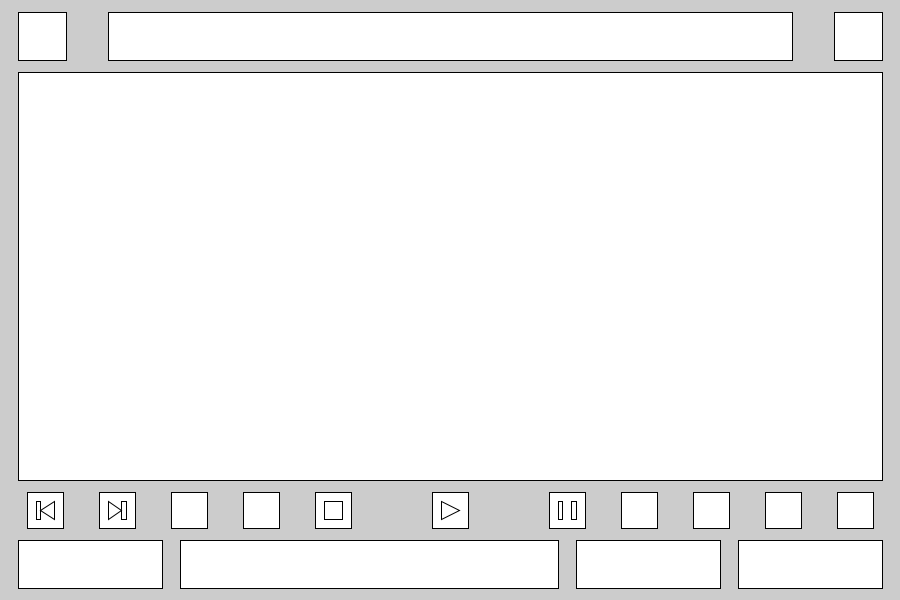
Frame 1 (no input)
Frame 60 (the mouse pressed at the canvas centre just before this capture): identical to frame 1, image omitted
Frame 120 (the mouse held since frame 60 and released just before this capture): identical to frame 1, image omitted

The Processing sketch that drew this single still picture (run headless with seeded random() and noise(); from frame 60 on, the mouse is pressed at the canvas centre):

// Processing sketch: Lesson03
// ── Lesson03.pde
// Library


// Global Variable
int appWidth, appHeight;

float logoX, logoY, logoWidth, logoHeight;
float logoBoxX, logoBoxY, logoBoxWidth, logoBoxHeight;

float titleX, titleY, titleWidth, titleHeight;
float imageX, imageY, imageWidth, imageHeight;

float playButtonX, playButtonY, playButtonWidth, playButtonHeight;
float playButtonLogoBoxX, playButtonLogoBoxY, playButtonLogoBoxWidth, playButtonLogoBoxHeight;
float playButtonLogoTringleX1, playButtonLogoTringleY1, playButtonLogoTringleX2, playButtonLogoTringleY2, playButtonLogoTringleX3, playButtonLogoTringleY3;

float pauseButtonX, pauseButtonY, pauseButtonWidth, pauseButtonHeight;
float pauseButtonLogoBoxX, pauseButtonLogoBoxY, pauseButtonLogoBoxWidth, pauseButtonLogoBoxHeight;
float pauseButtonLogoBoxShape1X, pauseButtonLogoBoxShape1Y, pauseButtonLogoBoxShape1Width, pauseButtonLogoBoxShape1Height;
float pauseButtonLogoBoxShape2X, pauseButtonLogoBoxShape2Y, pauseButtonLogoBoxShape2Width, pauseButtonLogoBoxShape2Height;

float stopButtonX, stopButtonY, stopButtonWidth, stopButtonHeight;
float stopButtonLogoBoxX, stopButtonLogoBoxY, stopButtonLogoBoxWidth, stopButtonLogoBoxHeight;
float stopButtonLogoBoxShapeX, stopButtonLogoBoxShapeY, stopButtonLogoBoxShapeWidth, stopButtonLogoBoxShapeHeight;

float loopOnceButtonX, loopOnceButtonY, loopOnceButtonWidth, loopOnceButtonHeight;
float loopOnceButtonLogoBoxX, loopOnceButtonLogoBoxY, loopOnceButtonLogoBoxWidth, loopOnceButtonLogoBoxHeight;

float loopInfiniteButtonX, loopInfiniteButtonY, loopInfiniteButtonWidth, loopInfiniteButtonHeight;
float loopInfiniteButtonLogoBoxX, loopInfiniteButtonLogoBoxY, loopInfiniteButtonLogoBoxWidth, loopInfiniteButtonLogoBoxHeight;

float fastForwardButtonX, fastForwardButtonY, fastForwardButtonWidth, fastForwardButtonHeight;
float fastForwardButtonLogoBoxX, fastForwardButtonLogoBoxY, fastForwardButtonLogoBoxWidth, fastForwardButtonLogoBoxHeight;
float fastForwardButtonTringle1X1, fastForwardButtonTringle1Y1, fastForwardButtonTringle1X2, fastForwardButtonTringle1Y2, fastForwardButtonTringle1X3, fastForwardButtonTringle1Y3;
float fastForwardButtonTringle2X1, fastForwardButtonTringle2Y1, fastForwardButtonTringle2X2, fastForwardButtonTringle2Y2, fastForwardButtonTringle2X3, fastForwardButtonTringle2Y3;

float fastRewindButtonX, fastRewindButtonY, fastRewindButtonWidth, fastRewindButtonHeight;
float fastRewindButtonLogoBoxX, fastRewindButtonLogoBoxY, fastRewindButtonLogoBoxWidth, fastRewindButtonLogoBoxHeight;

float muteButtonX, muteButtonY, muteButtonWidth, muteButtonHeight;
float muteButtonLogoBoxX, muteButtonLogoBoxY, muteButtonLogoBoxWidth, muteButtonLogoBoxHeight;

float nextButtonX, nextButtonY, nextButtonWidth, nextButtonHeight;
float nextButtonLogoBoxX, nextButtonLogoBoxY, nextButtonLogoBoxWidth, nextButtonLogoBoxHeight;
float nextButtonLogoBoxShapeX, nextButtonLogoBoxShapeY, nextButtonLogoBoxShapeWidth, nextButtonLogoBoxShapeHeight;
float nextButtonLogoTringleX1, nextButtonLogoTringleY1, nextButtonLogoTringleX2, nextButtonLogoTringleY2, nextButtonLogoTringleX3, nextButtonLogoTringleY3;

float previousButtonX, previousButtonY, previousButtonWidth, previousButtonHeight;
float previousButtonLogoBoxX, previousButtonLogoBoxY, previousButtonLogoBoxWidth, previousButtonLogoBoxHeight;
float previousButtonLogoBoxShapeX, previousButtonLogoBoxShapeY, previousButtonLogoBoxShapeWidth, previousButtonLogoBoxShapeHeight;
float previousButtonLogoTringleX1, previousButtonLogoTringleY1, previousButtonLogoTringleX2, previousButtonLogoTringleY2, previousButtonLogoTringleX3, previousButtonLogoTringleY3;

float shuffleButtonX, shuffleButtonY, shuffleButtonWidth, shuffleButtonHeight;
float shuffleButtonLogoBoxX, shuffleButtonLogoBoxY, shuffleButtonLogoBoxWidth, shuffleButtonLogoBoxHeight;

float exitButtonX, exitButtonY, exitButtonWidth, exitButtonHeight;
float exitButtonLogoBoxX, exitButtonLogoBoxY, exitButtonLogoBoxWidth, exitButtonLogoBoxHeight;

float timeLineX, timeLineY, timeLineWidth, timeLineHeight;
float currentTimeX, currentTimeY, currentTimeWidth, currentTimeHeight;
float leftTimeX, leftTimeY, leftTimeWidth, leftTimeHeight;
float audioTimeX, audioTimeY, audioTimeWidth, audioTimeHeight;


void setup() {
  // Display
  //size(1280, 720);
  
  size(900, 600);
  appWidth = 900;
  appHeight = 600;
  surface.setAlwaysOnTop(true);

  // fullScreen();
  // appWidth = displayWidth;
  // appHeight = displayHeight;

  
  // Population
  // logo
  logoX = appWidth/50 * 1; 
  logoY = appHeight/50 * 1;
  logoWidth = appWidth/50 * 4;
  logoHeight = appHeight/50 * 4;
  // logoBox
  float logoBoxSmallerSide = (logoWidth < logoHeight) ? logoWidth : logoHeight;
  logoBoxX = logoX;
  logoBoxY = logoY + (logoHeight - logoBoxSmallerSide);
  logoBoxWidth = logoBoxSmallerSide;
  logoBoxHeight = logoBoxSmallerSide;

  // title
  titleX = appWidth/50 * 6;
  titleY = appHeight/50 * 1;
  titleWidth = appWidth/50 * 38;
  titleHeight = appHeight/50 * 4;

  // image
  imageX = appWidth/50 * 1;
  imageY = appHeight/50 * 6;
  imageWidth = appWidth/50 * 48;
  imageHeight = appHeight/50 * 34;

  // playButton
  playButtonX = appWidth/50 * 21;
  playButtonY = appHeight/50 * 41;
  playButtonWidth = appWidth/50 * 8;
  playButtonHeight = appHeight/50 * 3;
  // playButtonLogoBox
  float playButtonLogoBoxSamllerSide = (playButtonWidth < playButtonHeight) ? playButtonWidth : playButtonHeight;
  playButtonLogoBoxX = playButtonX + (playButtonWidth - playButtonLogoBoxSamllerSide) / 2;
  playButtonLogoBoxY = playButtonY + (playButtonHeight - playButtonLogoBoxSamllerSide) / 2;
  playButtonLogoBoxWidth = playButtonLogoBoxSamllerSide;
  playButtonLogoBoxHeight = playButtonLogoBoxSamllerSide;
  // playButtonLogoTringle
  playButtonLogoTringleX1 = (playButtonLogoBoxWidth/4 * 1) + playButtonLogoBoxX;
  playButtonLogoTringleY1 = (playButtonLogoBoxHeight/4 * 1) + playButtonLogoBoxY;
  playButtonLogoTringleX2 = (playButtonLogoBoxWidth/4 * 1) + playButtonLogoBoxX;
  playButtonLogoTringleY2 = (playButtonLogoBoxHeight/4 * 3) + playButtonLogoBoxY;
  playButtonLogoTringleX3 = (playButtonLogoBoxWidth/4 * 3) + playButtonLogoBoxX;
  playButtonLogoTringleY3 = (playButtonLogoBoxHeight/4 * 2) + playButtonLogoBoxY;

  // pauseButton
  pauseButtonX = appWidth/50 * 30;
  pauseButtonY = appHeight/50 * 41;
  pauseButtonWidth = appWidth/50 * 3;
  pauseButtonHeight = appHeight/50 * 3;
  // pauseButtonLogoBox
  float pauseButtonLogoBoxSmallerSide = (pauseButtonWidth < pauseButtonHeight) ? pauseButtonWidth : pauseButtonHeight;
  pauseButtonLogoBoxX = pauseButtonX + (pauseButtonWidth - pauseButtonLogoBoxSmallerSide) / 2;
  pauseButtonLogoBoxY = pauseButtonY + (pauseButtonHeight - pauseButtonLogoBoxSmallerSide) / 2;
  pauseButtonLogoBoxWidth = pauseButtonLogoBoxSmallerSide;
  pauseButtonLogoBoxHeight = pauseButtonLogoBoxSmallerSide;
  // pauseButtonLogoBoxShape1
  pauseButtonLogoBoxShape1X = (pauseButtonLogoBoxWidth/8 * 2) + pauseButtonLogoBoxX;
  pauseButtonLogoBoxShape1Y = (pauseButtonLogoBoxHeight/8 * 2) + pauseButtonLogoBoxY;
  pauseButtonLogoBoxShape1Width = (pauseButtonLogoBoxWidth/8 * 1);
  pauseButtonLogoBoxShape1Height = (pauseButtonLogoBoxHeight/8 * 4);
  // pauseButtonLogoBoxShape2
  pauseButtonLogoBoxShape2X = (pauseButtonLogoBoxWidth/8 * 5) + pauseButtonLogoBoxX;
  pauseButtonLogoBoxShape2Y = (pauseButtonLogoBoxHeight/8 * 2) + pauseButtonLogoBoxY;
  pauseButtonLogoBoxShape2Width = (pauseButtonLogoBoxWidth/8 * 1);
  pauseButtonLogoBoxShape2Height = (pauseButtonLogoBoxHeight/8 * 4);
  

  // stopButton
  stopButtonX = appWidth/50 * 17;
  stopButtonY = appHeight/50 * 41;
  stopButtonWidth = appWidth/50 * 3;
  stopButtonHeight = appHeight/50 * 3;
  // stopButtonLogoBox
  float stopButtonLogoBoxSmallerSide = (stopButtonWidth < stopButtonHeight) ? stopButtonWidth : stopButtonHeight;
  stopButtonLogoBoxX = stopButtonX + (stopButtonWidth - stopButtonLogoBoxSmallerSide) / 2;
  stopButtonLogoBoxY = stopButtonY + (stopButtonHeight - stopButtonLogoBoxSmallerSide) / 2;
  stopButtonLogoBoxWidth = stopButtonLogoBoxSmallerSide;
  stopButtonLogoBoxHeight = stopButtonLogoBoxSmallerSide;
  // stopButtonLogoBoxShape
  stopButtonLogoBoxShapeX = (stopButtonLogoBoxWidth/4 * 1) + stopButtonLogoBoxX;
  stopButtonLogoBoxShapeY = (stopButtonLogoBoxHeight/4 * 1) + stopButtonLogoBoxY;
  stopButtonLogoBoxShapeWidth = (stopButtonLogoBoxWidth/4 * 2);
  stopButtonLogoBoxShapeHeight = (stopButtonLogoBoxHeight/4 * 2);

  // loopOnceButton
  loopOnceButtonX = appWidth/50 * 34;
  loopOnceButtonY = appHeight/50 * 41;
  loopOnceButtonWidth = appWidth/50 * 3;
  loopOnceButtonHeight = appHeight/50 * 3;
  // loopOnceButtonLogoBox
  float loopOnceButtonLogoBoxSmallerSide = (loopOnceButtonWidth < loopOnceButtonHeight) ? loopOnceButtonWidth : loopOnceButtonHeight;
  loopOnceButtonLogoBoxX = loopOnceButtonX + (loopOnceButtonWidth - loopOnceButtonLogoBoxSmallerSide) / 2;
  loopOnceButtonLogoBoxY = loopOnceButtonY + (loopOnceButtonHeight - loopOnceButtonLogoBoxSmallerSide) / 2;
  loopOnceButtonLogoBoxWidth = loopOnceButtonLogoBoxSmallerSide;
  loopOnceButtonLogoBoxHeight = loopOnceButtonLogoBoxSmallerSide;

  // loopInfiniteButton (corrected typo)
  loopInfiniteButtonX = appWidth/50 * 38;
  loopInfiniteButtonY = appHeight/50 * 41;
  loopInfiniteButtonWidth = appWidth/50 * 3;
  loopInfiniteButtonHeight = appHeight/50 * 3;
  // loopInfiniteButtonLogoBox
  float loopInfiniteButtonLogoBoxSmallerSide = (loopInfiniteButtonWidth < loopInfiniteButtonHeight) ? loopInfiniteButtonWidth : loopInfiniteButtonHeight;
  loopInfiniteButtonLogoBoxX = loopInfiniteButtonX + (loopInfiniteButtonWidth - loopInfiniteButtonLogoBoxSmallerSide) / 2;
  loopInfiniteButtonLogoBoxY = loopInfiniteButtonY + (loopInfiniteButtonHeight - loopInfiniteButtonLogoBoxSmallerSide) / 2;
  loopInfiniteButtonLogoBoxWidth = loopInfiniteButtonLogoBoxSmallerSide;
  loopInfiniteButtonLogoBoxHeight = loopInfiniteButtonLogoBoxSmallerSide;

  // fastForwardButton
  fastForwardButtonX = appWidth/50 * 13;
  fastForwardButtonY = appHeight/50 * 41;
  fastForwardButtonWidth = appWidth/50 * 3;
  fastForwardButtonHeight = appHeight/50 * 3;
  // fastForwardButtonLogoBox
  float fastForwardButtonLogoBoxSmallerSide = (fastForwardButtonWidth < fastForwardButtonHeight) ? fastForwardButtonWidth : fastForwardButtonHeight;
  fastForwardButtonLogoBoxX = fastForwardButtonX + (fastForwardButtonWidth - fastForwardButtonLogoBoxSmallerSide) / 2;
  fastForwardButtonLogoBoxY = fastForwardButtonY + (fastForwardButtonHeight - fastForwardButtonLogoBoxSmallerSide) / 2;
  fastForwardButtonLogoBoxWidth = fastForwardButtonLogoBoxSmallerSide;
  fastForwardButtonLogoBoxHeight = fastForwardButtonLogoBoxSmallerSide;
  // fastForwardButtonTringle1
  fastForwardButtonTringle1X1 = (fastForwardButtonLogoBoxWidth/4 * 1) + fastForwardButtonLogoBoxX;
  fastForwardButtonTringle1Y1 = (fastForwardButtonLogoBoxHeight/4 * 1) + fastForwardButtonLogoBoxY;
  fastForwardButtonTringle1X2 = (fastForwardButtonLogoBoxWidth/4 * 1) + fastForwardButtonLogoBoxX;
  fastForwardButtonTringle1Y2 = (fastForwardButtonLogoBoxHeight/4 * 2) + fastForwardButtonLogoBoxY;
  fastForwardButtonTringle1X3 = (fastForwardButtonLogoBoxWidth/4 * 1) + fastForwardButtonLogoBoxX;
  fastForwardButtonTringle1Y3 = (fastForwardButtonLogoBoxHeight/4 * 3) + fastForwardButtonLogoBoxY;
  // fastForwardButtonTringle2
  fastForwardButtonTringle2X1 = (fastForwardButtonLogoBoxWidth/4 * 3) + fastForwardButtonLogoBoxX;
  fastForwardButtonTringle2Y1 = (fastForwardButtonLogoBoxHeight/4 * 1) + fastForwardButtonLogoBoxY;
  fastForwardButtonTringle2X2 = (fastForwardButtonLogoBoxWidth/4 * 3) + fastForwardButtonLogoBoxX;
  fastForwardButtonTringle2Y2 = (fastForwardButtonLogoBoxHeight/4 * 1) + fastForwardButtonLogoBoxY;
  fastForwardButtonTringle2X3 = (fastForwardButtonLogoBoxWidth/4 * 3) + fastForwardButtonLogoBoxX;
  fastForwardButtonTringle2Y3 = (fastForwardButtonLogoBoxHeight/4 * 2) + fastForwardButtonLogoBoxY;

  // fastRewindButton
  fastRewindButtonX = appWidth/50 * 9;
  fastRewindButtonY = appHeight/50 * 41;
  fastRewindButtonWidth = appWidth/50 * 3;
  fastRewindButtonHeight = appHeight/50 * 3;
  // fastRewindButtonLogoBox
  float fastRewindButtonLogoBoxSmallerSide = (fastRewindButtonWidth < fastRewindButtonHeight) ? fastRewindButtonWidth : fastRewindButtonHeight;
  fastRewindButtonLogoBoxX = fastRewindButtonX + (fastRewindButtonWidth - fastRewindButtonLogoBoxSmallerSide) / 2;
  fastRewindButtonLogoBoxY = fastRewindButtonY + (fastRewindButtonHeight - fastRewindButtonLogoBoxSmallerSide) / 2;
  fastRewindButtonLogoBoxWidth = fastRewindButtonLogoBoxSmallerSide;
  fastRewindButtonLogoBoxHeight = fastRewindButtonLogoBoxSmallerSide;

  // muteButton
  muteButtonX = appWidth/50 * 42;
  muteButtonY = appHeight/50 * 41;
  muteButtonWidth = appWidth/50 * 3;
  muteButtonHeight = appHeight/50 * 3;
  // muteButtonLogoBox
  float muteButtonLogoBoxSmallerSide = (muteButtonWidth < muteButtonHeight) ? muteButtonWidth : muteButtonHeight;
  muteButtonLogoBoxX = muteButtonX + (muteButtonWidth - muteButtonLogoBoxSmallerSide) / 2;
  muteButtonLogoBoxY = muteButtonY + (muteButtonHeight - muteButtonLogoBoxSmallerSide) / 2;
  muteButtonLogoBoxWidth = muteButtonLogoBoxSmallerSide;
  muteButtonLogoBoxHeight = muteButtonLogoBoxSmallerSide;

  // nextButton
  nextButtonX = appWidth/50 * 5;
  nextButtonY = appHeight/50 * 41;
  nextButtonWidth = appWidth/50 * 3;
  nextButtonHeight = appHeight/50 * 3;
  // nextButtonLogoBox
  float nextButtonLogoBoxSmallerSide = (nextButtonWidth < nextButtonHeight) ? nextButtonWidth : nextButtonHeight;
  nextButtonLogoBoxX = nextButtonX + (nextButtonWidth - nextButtonLogoBoxSmallerSide) / 2;
  nextButtonLogoBoxY = nextButtonY + (nextButtonHeight - nextButtonLogoBoxSmallerSide) / 2;
  nextButtonLogoBoxWidth = nextButtonLogoBoxSmallerSide;
  nextButtonLogoBoxHeight = nextButtonLogoBoxSmallerSide;
  // nextButtonLogoBoxShape
  nextButtonLogoBoxShapeX = (nextButtonLogoBoxWidth/8 * 5) + nextButtonLogoBoxX;
  nextButtonLogoBoxShapeY = (nextButtonLogoBoxHeight/8 * 2) + nextButtonLogoBoxY;
  nextButtonLogoBoxShapeWidth = (nextButtonLogoBoxWidth/8 * 1);
  nextButtonLogoBoxShapeHeight = (nextButtonLogoBoxHeight/8 * 4);
  // nextButtonLogoTringle
  nextButtonLogoTringleX1 = (nextButtonLogoBoxWidth/8 * 2) + nextButtonLogoBoxX;
  nextButtonLogoTringleY1 = (nextButtonLogoBoxHeight/8 * 2) + nextButtonLogoBoxY;
  nextButtonLogoTringleX2 = (nextButtonLogoBoxWidth/8 * 5) + nextButtonLogoBoxX;
  nextButtonLogoTringleY2 = (nextButtonLogoBoxHeight/8 * 4) + nextButtonLogoBoxY;
  nextButtonLogoTringleX3 = (nextButtonLogoBoxWidth/8 * 2) + nextButtonLogoBoxX;
  nextButtonLogoTringleY3 = (nextButtonLogoBoxHeight/8 * 6) + nextButtonLogoBoxY;

  // previousButton
  previousButtonX = appWidth/50 * 1;
  previousButtonY = appHeight/50 * 41;
  previousButtonWidth = appWidth/50 * 3;
  previousButtonHeight = appHeight/50 * 3;
  // previousButtonLogoBox
  float previousButtonLogoBoxSmallerSide = (previousButtonWidth < previousButtonHeight) ? previousButtonWidth : previousButtonHeight;
  previousButtonLogoBoxX = previousButtonX + (previousButtonWidth - previousButtonLogoBoxSmallerSide) / 2;
  previousButtonLogoBoxY = previousButtonY + (previousButtonHeight - previousButtonLogoBoxSmallerSide) / 2;
  previousButtonLogoBoxWidth = previousButtonLogoBoxSmallerSide;
  previousButtonLogoBoxHeight = previousButtonLogoBoxSmallerSide;
  // previousButtonLogoBoxShape
  previousButtonLogoBoxShapeX = (previousButtonLogoBoxWidth/8 * 2) + previousButtonLogoBoxX;
  previousButtonLogoBoxShapeY = (previousButtonLogoBoxHeight/8 * 2) + previousButtonLogoBoxY;
  previousButtonLogoBoxShapeWidth = (previousButtonLogoBoxWidth/8 * 1);
  previousButtonLogoBoxShapeHeight = (previousButtonLogoBoxHeight/8 * 4);
  // previousButtonLogoTringle
  previousButtonLogoTringleX1 = (previousButtonLogoBoxWidth/8 * 6) + previousButtonLogoBoxX;
  previousButtonLogoTringleY1 = (previousButtonLogoBoxHeight/8 * 2) + previousButtonLogoBoxY;
  previousButtonLogoTringleX2 = (previousButtonLogoBoxWidth/8 * 6) + previousButtonLogoBoxX;
  previousButtonLogoTringleY2 = (previousButtonLogoBoxHeight/8 * 6) + previousButtonLogoBoxY;
  previousButtonLogoTringleX3 = (previousButtonLogoBoxWidth/8 * 3) + previousButtonLogoBoxX;
  previousButtonLogoTringleY3 = (previousButtonLogoBoxHeight/8 * 4) + previousButtonLogoBoxY;

  // shuffleButton
  shuffleButtonX = appWidth/50 * 46;
  shuffleButtonY = appHeight/50 * 41;
  shuffleButtonWidth = appWidth/50 * 3;
  shuffleButtonHeight = appHeight/50 * 3;
  // shuffleButtonLogoBox
  float shuffleButtonLogoBoxSmallerSide = (shuffleButtonWidth < shuffleButtonHeight) ? shuffleButtonWidth : shuffleButtonHeight;
  shuffleButtonLogoBoxX = shuffleButtonX + (shuffleButtonWidth - shuffleButtonLogoBoxSmallerSide) / 2;
  shuffleButtonLogoBoxY = shuffleButtonY + (shuffleButtonHeight - shuffleButtonLogoBoxSmallerSide) / 2;
  shuffleButtonLogoBoxWidth = shuffleButtonLogoBoxSmallerSide;
  shuffleButtonLogoBoxHeight = shuffleButtonLogoBoxSmallerSide;

  // exitButton
  exitButtonX = appWidth/50 * (50 - 5);
  exitButtonY = appHeight/50 * 1;
  exitButtonWidth = appWidth/50 * 4;
  exitButtonHeight = appHeight/50 * 4;
  // exitButtonLogoBox
  float exitButtonLogoBoxSmallerSide = (exitButtonWidth < exitButtonHeight) ? exitButtonWidth : exitButtonHeight;
  exitButtonLogoBoxX = exitButtonX + (exitButtonWidth - exitButtonLogoBoxSmallerSide);
  exitButtonLogoBoxY = exitButtonY + (exitButtonHeight - exitButtonLogoBoxSmallerSide);
  exitButtonLogoBoxWidth = exitButtonLogoBoxSmallerSide;
  exitButtonLogoBoxHeight = exitButtonLogoBoxSmallerSide;

  // timeLine
  timeLineX = appWidth/50 * 10;
  timeLineY = appHeight/50 * 45;
  timeLineWidth = appWidth/50 * 21;
  timeLineHeight = appHeight/50 * 4;

  // currentTime
  currentTimeX = appWidth/50 * 1;
  currentTimeY = appHeight/50 * 45;
  currentTimeWidth = appWidth/50 * 8;
  currentTimeHeight = appHeight/50 * 4;

  // leftTime
  leftTimeX = appWidth/50 * 41;
  leftTimeY = appHeight/50 * 45;
  leftTimeWidth = appWidth/50 * 8;
  leftTimeHeight = appHeight/50 * 4;

  // audioTime
  audioTimeX = appWidth/50 * 32;
  audioTimeY = appHeight/50 * 45;
  audioTimeWidth = appWidth/50 * 8;
  audioTimeHeight = appHeight/50 * 4;



  // Draw
  // rect(logoX, logoY, logoWidth, logoHeight);
  rect(logoBoxX, logoBoxY, logoBoxWidth, logoBoxHeight);

  rect(titleX, titleY, titleWidth, titleHeight);
  rect(imageX, imageY, imageWidth, imageHeight);

  // rect(playButtonX, playButtonY, playButtonWidth, playButtonHeight);
  rect(playButtonLogoBoxX, playButtonLogoBoxY, playButtonLogoBoxWidth, playButtonLogoBoxHeight);
  triangle(playButtonLogoTringleX1, playButtonLogoTringleY1, playButtonLogoTringleX2, playButtonLogoTringleY2, playButtonLogoTringleX3, playButtonLogoTringleY3);

  // rect(pauseButtonX, pauseButtonY, pauseButtonWidth, pauseButtonHeight);
  rect(pauseButtonLogoBoxX, pauseButtonLogoBoxY, pauseButtonLogoBoxWidth, pauseButtonLogoBoxHeight);
  rect(pauseButtonLogoBoxShape1X, pauseButtonLogoBoxShape1Y, pauseButtonLogoBoxShape1Width, pauseButtonLogoBoxShape1Height);
  rect(pauseButtonLogoBoxShape2X, pauseButtonLogoBoxShape2Y, pauseButtonLogoBoxShape2Width, pauseButtonLogoBoxShape2Height);

  // rect(stopButtonX, stopButtonY, stopButtonWidth, stopButtonHeight);
  rect(stopButtonLogoBoxX, stopButtonLogoBoxY, stopButtonLogoBoxWidth, stopButtonLogoBoxHeight);
  rect(stopButtonLogoBoxShapeX, stopButtonLogoBoxShapeY, stopButtonLogoBoxShapeWidth, stopButtonLogoBoxShapeHeight);

  // rect(loopOnceButtonX, loopOnceButtonY, loopOnceButtonWidth, loopOnceButtonHeight);
  rect(loopOnceButtonLogoBoxX, loopOnceButtonLogoBoxY, loopOnceButtonLogoBoxWidth, loopOnceButtonLogoBoxHeight);

  // rect(loopInfiniteButtonX, loopInfiniteButtonY, loopInfiniteButtonWidth, loopInfiniteButtonHeight);
  rect(loopInfiniteButtonLogoBoxX, loopInfiniteButtonLogoBoxY, loopInfiniteButtonLogoBoxWidth, loopInfiniteButtonLogoBoxHeight);

  // rect(fastForwardButtonX, fastForwardButtonY, fastForwardButtonWidth, fastForwardButtonHeight);
  rect(fastForwardButtonLogoBoxX, fastForwardButtonLogoBoxY, fastForwardButtonLogoBoxWidth, fastForwardButtonLogoBoxHeight);

  // rect(fastRewindButtonX, fastRewindButtonY, fastRewindButtonWidth, fastRewindButtonHeight);
  rect(fastRewindButtonLogoBoxX, fastRewindButtonLogoBoxY, fastRewindButtonLogoBoxWidth, fastRewindButtonLogoBoxHeight);

  // rect(muteButtonX, muteButtonY, muteButtonWidth, muteButtonHeight);
  rect(muteButtonLogoBoxX, muteButtonLogoBoxY, muteButtonLogoBoxWidth, muteButtonLogoBoxHeight);

  // rect(nextButtonX, nextButtonY, nextButtonWidth, nextButtonHeight);
  rect(nextButtonLogoBoxX, nextButtonLogoBoxY, nextButtonLogoBoxWidth, nextButtonLogoBoxHeight);
  rect(nextButtonLogoBoxShapeX, nextButtonLogoBoxShapeY, nextButtonLogoBoxShapeWidth, nextButtonLogoBoxShapeHeight);
  triangle(nextButtonLogoTringleX1, nextButtonLogoTringleY1, nextButtonLogoTringleX2, nextButtonLogoTringleY2, nextButtonLogoTringleX3, nextButtonLogoTringleY3);

  // rect(previousButtonX, previousButtonY, previousButtonWidth, previousButtonHeight);
  rect(previousButtonLogoBoxX, previousButtonLogoBoxY, previousButtonLogoBoxWidth, previousButtonLogoBoxHeight);
  rect(previousButtonLogoBoxShapeX, previousButtonLogoBoxShapeY, previousButtonLogoBoxShapeWidth, previousButtonLogoBoxShapeHeight);
  triangle(previousButtonLogoTringleX1, previousButtonLogoTringleY1, previousButtonLogoTringleX2, previousButtonLogoTringleY2, previousButtonLogoTringleX3, previousButtonLogoTringleY3);

  // rect(shuffleButtonX, shuffleButtonY, shuffleButtonWidth, shuffleButtonHeight);
  rect(shuffleButtonLogoBoxX, shuffleButtonLogoBoxY, shuffleButtonLogoBoxWidth, shuffleButtonLogoBoxHeight);

  // rect(exitButtonX, exitButtonY, exitButtonWidth, exitButtonHeight);
  rect(exitButtonLogoBoxX, exitButtonLogoBoxY, exitButtonLogoBoxWidth, exitButtonLogoBoxHeight);

  rect(timeLineX, timeLineY, timeLineWidth, timeLineHeight);
  rect(currentTimeX, currentTimeY, currentTimeWidth, currentTimeHeight);
  rect(leftTimeX, leftTimeY, leftTimeWidth, leftTimeHeight);
  rect(audioTimeX, audioTimeY, audioTimeWidth, audioTimeHeight);
} // End Setup


void draw() {
} // End draw


void mousePressed() {
} // End mousePressed


void keyPressed() {
} // End keyPressed
